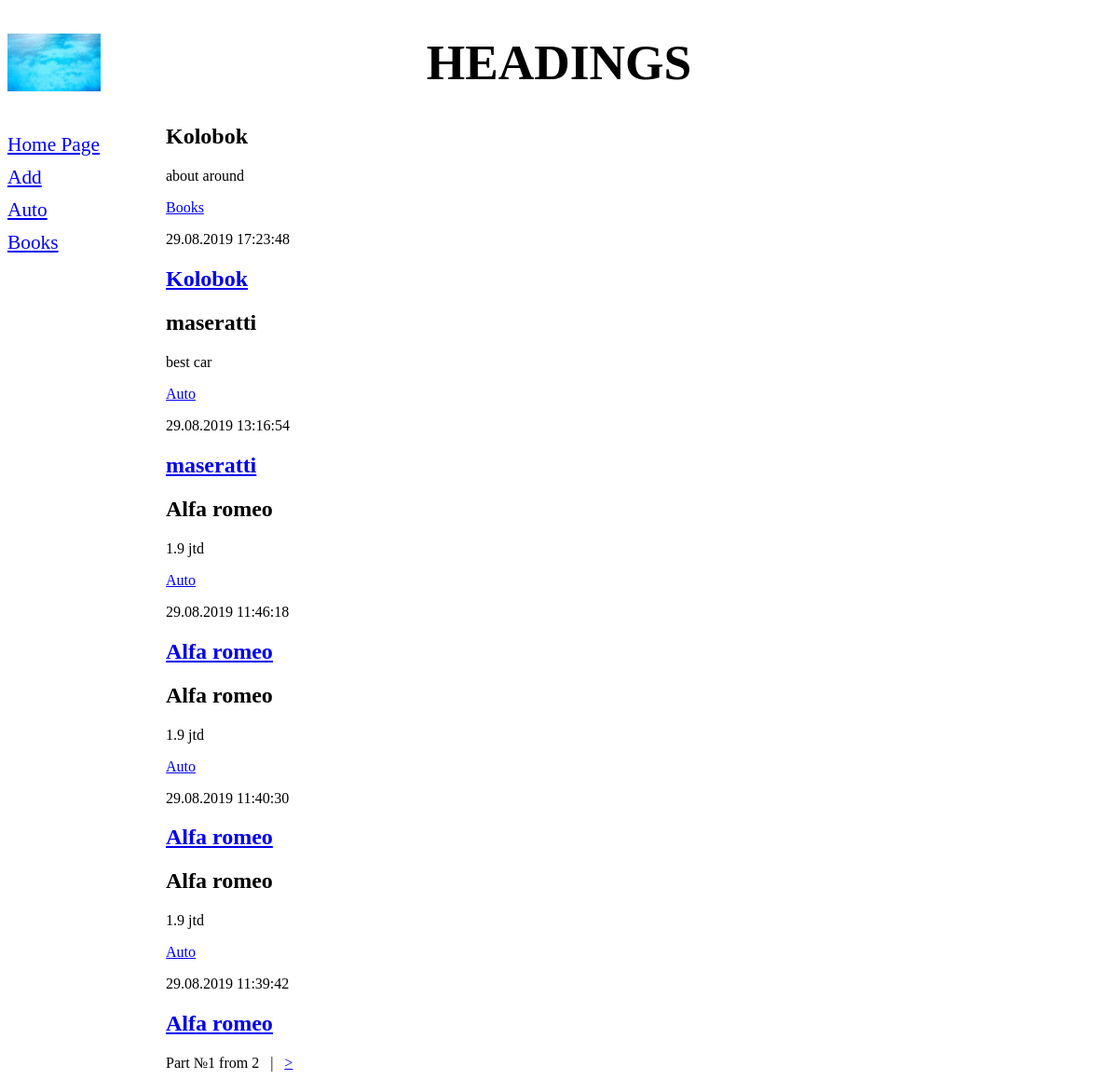
Before: / with the older database file.
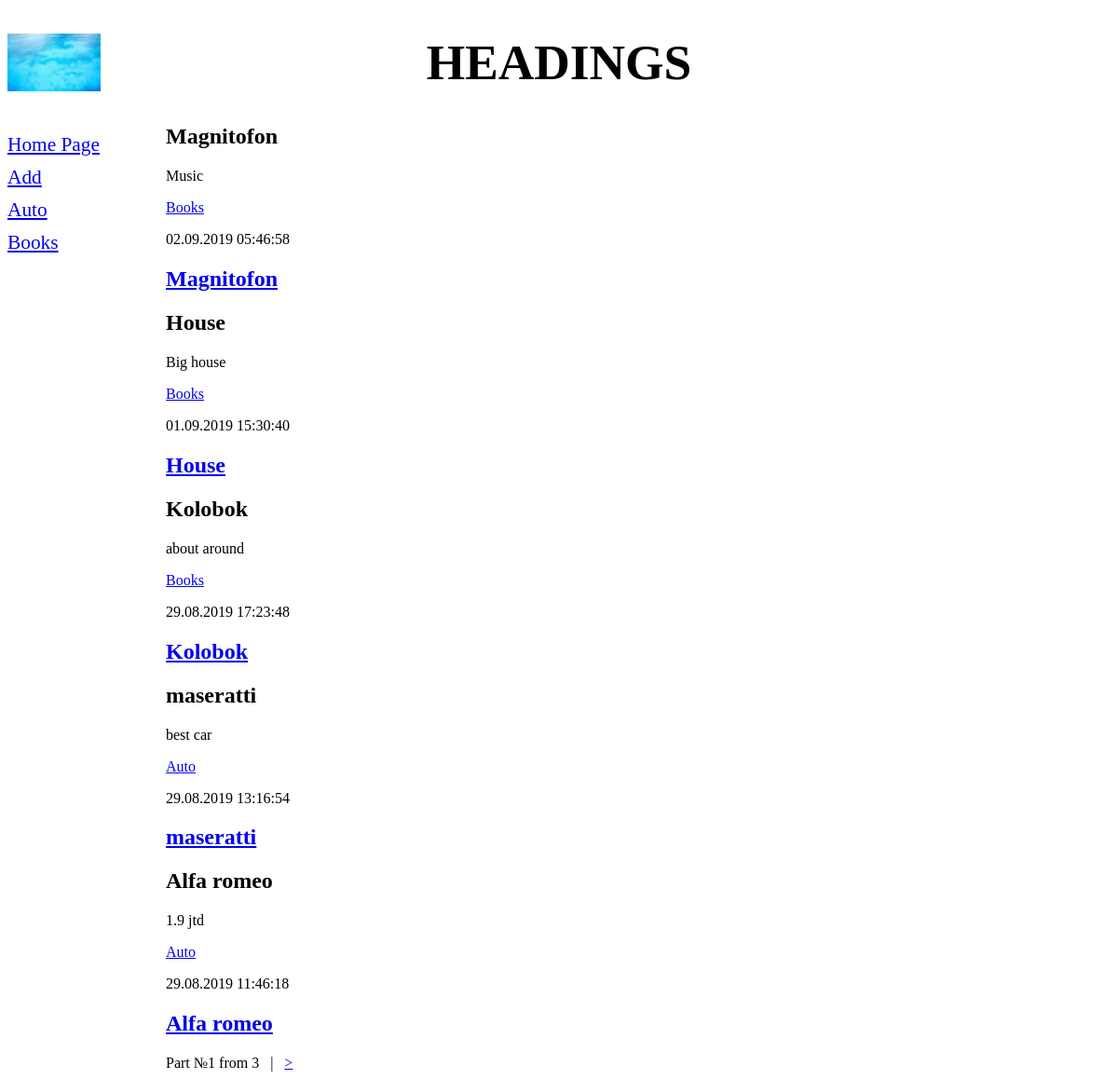
After: the same page with the newer database file.
### newboard/models.py (models this page shows, shortened)
class Rubric(models.Model):
    name = models.CharField(max_length=20, db_index=True, verbose_name='title')
    class Meta:
        verbose_name_plural = 'Headings'
        verbose_name = 'Heading'
        ordering = ['name']

class Bb(models.Model):
    title = models.CharField(max_length=50, verbose_name='title')
    content = models.TextField(null=True, blank=True, verbose_name='about')
    price = models.FloatField(null=True, blank=True, verbose_name='cost')
    published = models.DateTimeField(auto_now_add=True, db_index=True, verbose_name='date published')
    rubric = models.ForeignKey('Rubric', null=True, on_delete=models.PROTECT, verbose_name='Heading')
    class Meta:
        verbose_name_plural = 'Boards'
        verbose_name = 'Board'
        ordering = ['-published']

### newboard/views.py (the view)
# urls.py: path('', index, name='index'),
def index(request):
    bbs = Bb.objects.all()
    rubrics = Rubric.objects.all()
    paginator = Paginator(bbs,5)
    if 'page' in request.GET:
        page_num = request.GET['page']
    else:
        page_num = 1
    page = paginator.get_page(page_num)
    context = {'bbs': page.object_list, 'rubrics': rubrics, 'page': page}
    return render(request, 'newboard/index.html', context)

### newboard/templates/newboard/index.html (shortened to what this page needs)
{% extends 'layout/basic.html' %}
{%block content%}
{%for bb in bbs%}
<div class="b">
    <h2>{{bb.title}}</h2>
    <p>{{bb.content}}</p>
    <p><a href="{% url 'by_rubric' bb.rubric.pk %}">{{bb.rubric.name}}</a></p>
    <p>{{bb.published|date:"d.m.Y H:i:s"}}</p>
    <h2><a href="{% url 'detail' pk=bb.pk %}">{{ bb.title }}</a></h2>
</div>
{%endfor%}
<div>
    Part №{{page.number}} from {{ page.paginator.num_pages }}
    {% if page.has_next %}
    &nbsp;&nbsp;|&nbsp;&nbsp;
    <a href="?page={{ page.next_page_number }}">&gt;</a>
    {% endif %}
</div>
{%endblock%}

### newboard/templates/layout/basic.html (shortened to what this page needs)
{% load static %}
<!DOCTYPE html>
<html lang="en">
<head>
    <link rel="stylesheet" type="text/css" href="{% static 'newboard/style.css' %}">
</head>
<body>
    <header>
        <h1>Headings</h1>
    </header>
<nav>
    <a href="{% url 'index' %}">Home Page</a>
    <a href="{% url 'add' %}">Add</a>
    {% for rubric in rubrics %}
    <a href="{% url 'by_rubric' rubric.pk %}">{{rubric.name}}</a>
    {%endfor%}
</nav>
<section>
    {%block content%}  {%endblock%}
</section>
</body>
</html>

Changed rows visible on the page:
no longer on this page (row unchanged): Bb: title "Alfa romeo", content "1.9 jtd", rubric.name "Auto", published "29.08.2019 11:40:30"
no longer on this page (row unchanged): Bb: title "Alfa romeo", content "1.9 jtd", rubric.name "Auto", published "29.08.2019 11:39:42"
added Bb: title "Magnitofon", content "Music", rubric.name "Books", published "02.09.2019 05:46:58"
added Bb: title "House", content "Big house", rubric.name "Books", published "01.09.2019 15:30:40"
Other visible differences:
{{ page.paginator.num_pages }}: "2" → "3"
